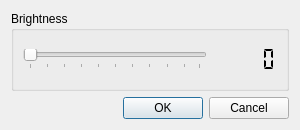
<?xml version="1.0" encoding="UTF-8"?>
<ui version="4.0">
 <class>brightness_dialog</class>
 <widget class="QDialog" name="brightness_dialog">
  <property name="geometry">
   <rect>
    <x>0</x>
    <y>0</y>
    <width>300</width>
    <height>130</height>
   </rect>
  </property>
  <property name="windowTitle">
   <string>Dialog</string>
  </property>
  <layout class="QGridLayout" name="gridLayout">
   <item row="0" column="0">
    <widget class="QGroupBox" name="groupBox">
     <property name="title">
      <string>Brightness</string>
     </property>
     <layout class="QGridLayout" name="gridLayout_2">
      <item row="0" column="0">
       <layout class="QHBoxLayout" name="horizontalLayout">
        <item>
         <widget class="QSlider" name="horizontalSlider">
          <property name="orientation">
           <enum>Qt::Horizontal</enum>
          </property>
          <property name="tickPosition">
           <enum>QSlider::TicksBelow</enum>
          </property>
          <property name="tickInterval">
           <number>10</number>
          </property>
         </widget>
        </item>
        <item>
         <widget class="QLCDNumber" name="lcdNumber">
          <property name="font">
           <font>
            <weight>50</weight>
            <bold>false</bold>
           </font>
          </property>
          <property name="frameShape">
           <enum>QFrame::NoFrame</enum>
          </property>
          <property name="frameShadow">
           <enum>QFrame::Plain</enum>
          </property>
          <property name="lineWidth">
           <number>1</number>
          </property>
          <property name="smallDecimalPoint">
           <bool>false</bool>
          </property>
          <property name="segmentStyle">
           <enum>QLCDNumber::Flat</enum>
          </property>
         </widget>
        </item>
       </layout>
      </item>
     </layout>
    </widget>
   </item>
   <item row="1" column="0">
    <widget class="QDialogButtonBox" name="buttonBox">
     <property name="orientation">
      <enum>Qt::Horizontal</enum>
     </property>
     <property name="standardButtons">
      <set>QDialogButtonBox::Cancel|QDialogButtonBox::Ok</set>
     </property>
    </widget>
   </item>
  </layout>
 </widget>
 <resources/>
 <connections>
  <connection>
   <sender>buttonBox</sender>
   <signal>accepted()</signal>
   <receiver>brightness_dialog</receiver>
   <slot>accept()</slot>
   <hints>
    <hint type="sourcelabel">
     <x>253</x>
     <y>104</y>
    </hint>
    <hint type="destinationlabel">
     <x>157</x>
     <y>113</y>
    </hint>
   </hints>
  </connection>
  <connection>
   <sender>buttonBox</sender>
   <signal>rejected()</signal>
   <receiver>brightness_dialog</receiver>
   <slot>reject()</slot>
   <hints>
    <hint type="sourcelabel">
     <x>255</x>
     <y>104</y>
    </hint>
    <hint type="destinationlabel">
     <x>264</x>
     <y>113</y>
    </hint>
   </hints>
  </connection>
  <connection>
   <sender>horizontalSlider</sender>
   <signal>valueChanged(int)</signal>
   <receiver>lcdNumber</receiver>
   <slot>display(int)</slot>
   <hints>
    <hint type="sourcelabel">
     <x>94</x>
     <y>49</y>
    </hint>
    <hint type="destinationlabel">
     <x>201</x>
     <y>49</y>
    </hint>
   </hints>
  </connection>
 </connections>
</ui>
